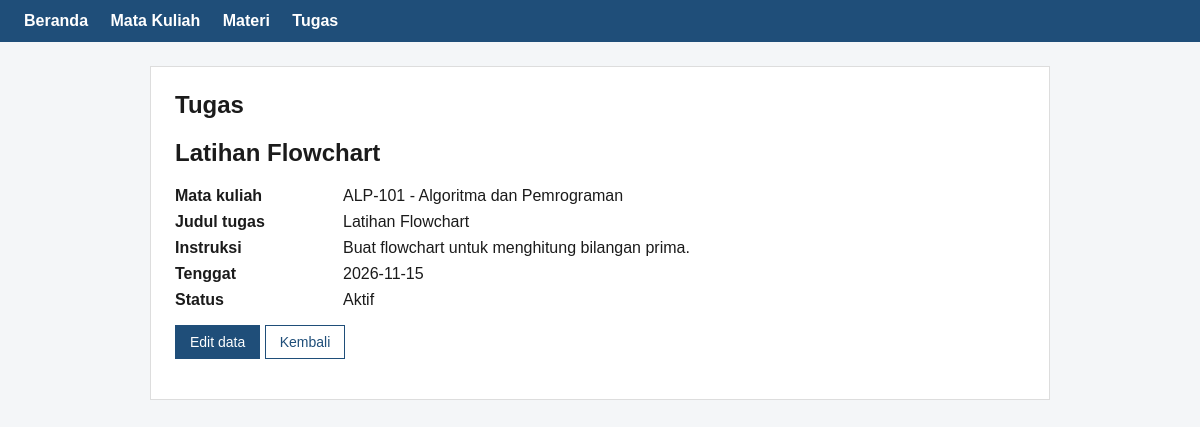
Screenshot of /tugas_detail.php?id=1 with the database file from the repository.
### tables this page shows
CREATE TABLE tugas (
  id INT UNSIGNED AUTO_INCREMENT PRIMARY KEY,
  mata_kuliah_id INT UNSIGNED NOT NULL,
  judul VARCHAR(150) NOT NULL,
  instruksi TEXT NOT NULL,
  tenggat DATE NOT NULL,
  status VARCHAR(20) NOT NULL,
  FOREIGN KEY (mata_kuliah_id) REFERENCES mata_kuliah(id) ON DELETE RESTRICT
);

CREATE TABLE mata_kuliah (
  id INT UNSIGNED AUTO_INCREMENT PRIMARY KEY,
  kode VARCHAR(20) NOT NULL UNIQUE,
  nama VARCHAR(100) NOT NULL,
  dosen VARCHAR(100) NOT NULL,
  semester TINYINT UNSIGNED NOT NULL
);

### helpers.php (called while the page is built, shortened)
<?php
function e($s) { return htmlspecialchars((string)$s, ENT_QUOTES, 'UTF-8'); }
function valid_id($v): ?int {
    $r = filter_var($v, FILTER_VALIDATE_INT, ['options' => ['min_range' => 1]]);
    return $r === false ? null : $r;
}
    ?>

### tugas_detail.php (the view, shortened to what this page needs)
<?php
require 'helpers.php'; require 'koneksi.php';
$id = valid_id($_GET['id'] ?? null);
$s = $conn->prepare('SELECT t.id, t.judul, t.instruksi, t.tenggat, t.status, m.kode, m.nama
    FROM tugas t JOIN mata_kuliah m ON m.id = t.mata_kuliah_id WHERE t.id = ?');
$s->bind_param('i', $id); $s->execute();
$r = $s->get_result()->fetch_assoc();
include 'header.php';
?>
<h2><?= e($r['judul']) ?></h2>
<dl>
    <dt>Mata kuliah</dt><dd><?= e($r['kode']) ?> - <?= e($r['nama']) ?></dd>
    <dt>Judul tugas</dt><dd><?= e($r['judul']) ?></dd>
    <dt>Instruksi</dt><dd><?= nl2br(e($r['instruksi'])) ?></dd>
    <dt>Tenggat</dt><dd><?= e($r['tenggat']) ?></dd>
    <dt>Status</dt><dd><?= e($r['status']) ?></dd>
</dl>
<p><a class="btn btn-primary" href="tugas_form.php?id=<?= (int)$r['id'] ?>">Edit data</a>
   <a class="btn btn-outline" href="tugas.php">Kembali</a></p>
<?php include 'footer.php'; ?>

### style.css (style rules this page uses)
* { box-sizing:border-box }
body { font-family:Arial,Helvetica,sans-serif;background:#f4f6f8;color:#1b1b1b;margin:0 }
.btn { display:inline-block;padding:8px 14px;border:1px solid #1f4e79;background:#fff;color:#1f4e79;text-decoration:none;font-size:14px;cursor:pointer }
.btn-primary { background:#1f4e79;color:#fff }
dl { display:grid;grid-template-columns:160px 1fr;gap:8px }
dt { font-weight:bold }
dd { margin:0 }

### rows the page displays
tugas: judul "Latihan Flowchart", mata_kuliah.kode "ALP-101", mata_kuliah.nama "Algoritma dan Pemrograman", instruksi "Buat flowchart untuk menghitung bilangan prima.", tenggat "2026-11-15", status "Aktif"

### other values shown
$judul "Tugas"
